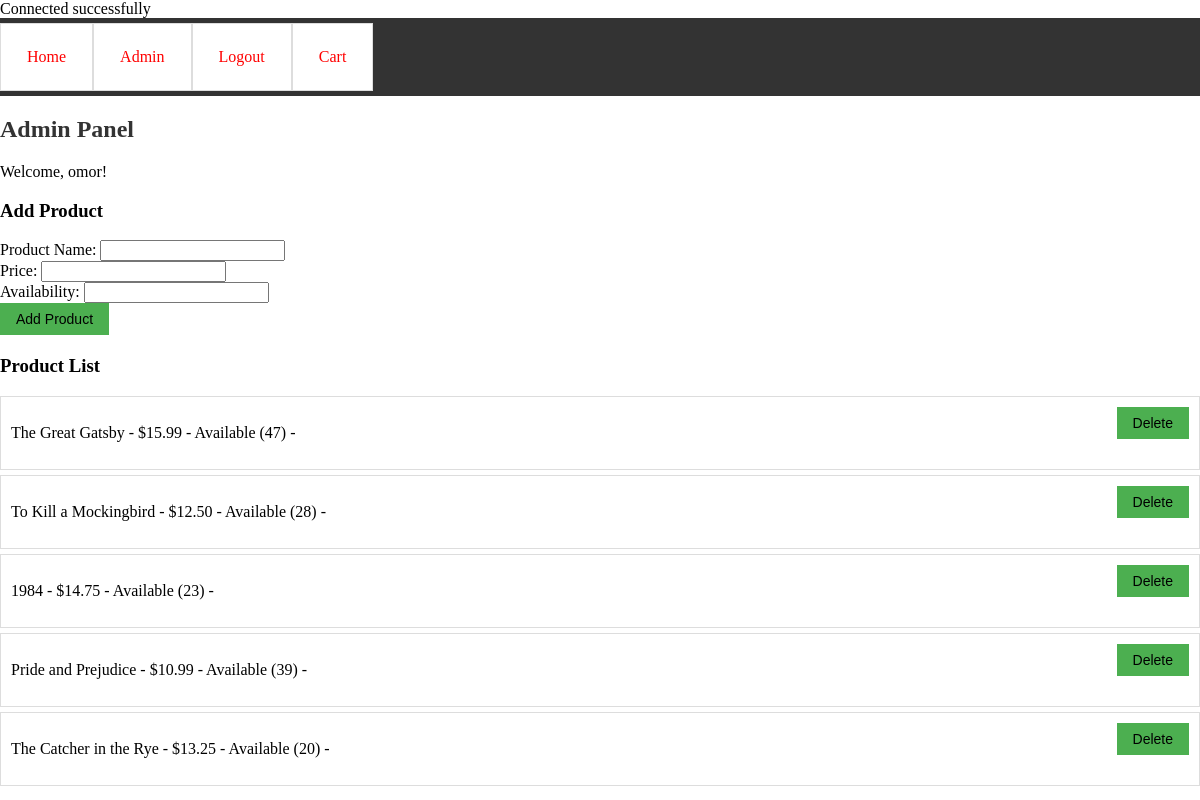
/admin.php (signed in), run on the app's committed database.
### tables this page shows
CREATE TABLE `products` (
  `id` int(11) NOT NULL,
  `name` varchar(100) NOT NULL,
  `price` decimal(10,2) NOT NULL,
  `availability` int(11) NOT NULL
);

### admin.php (the view, shortened to what this page needs)
<?php
require_once('db.php');
$stmt = $con->query("SELECT * FROM products");
$products = $stmt->fetchAll();
?>
<!DOCTYPE html>
<html lang="en">
<head>
    <link rel="stylesheet" href="style.css">
</head>
<body>
    <nav>
        <ul>
            <li><a href="index.php">Home</a></li>
            <?php if (isset($_SESSION['user_id'])): ?>
                <li><a href="admin.php">Admin</a></li>
                <li><a href="logout.php">Logout</a></li>
            <?php else: ?>
                <li><a href="login.php">Login</a></li>
                <li><a href="register.php">Register</a></li>
            <?php endif; ?>
            <li><a href="cart.php">Cart</a></li>
        </ul>
    </nav>
    <h2>Admin Panel</h2>
    <p>Welcome, <?php echo $_SESSION['username']; ?>!</p>
    <h3>Add Product</h3>
    <form action="admin.php" method="post">
        <label for="name">Product Name:</label>
        <input type="text" name="name" required><br>
        <label for="price">Price:</label>
        <input type="text" name="price" required><br>
        <label for="availability">Availability:</label>
        <input type="text" name="availability" required><br>
        <button type="submit" name="add_product">Add Product</button>
    </form>
    <h3>Product List</h3>
    <ul>
        <?php foreach ($products as $product): ?>
            <li>
                <?php echo $product['name']; ?> -
                <?php echo '$' . $product['price']; ?> -
                <?php echo $product['availability'] > 0 ? 'Available (' . $product['availability'] . ')' : 'Out of stock'; ?> -
                <form action="admin.php" method="post" style="display: inline;">
                    <button type="submit" name="delete_product">Delete</button>
                </form>
            </li>
        <?php endforeach; ?>
    </ul>
</body>
</html>

### style.css (style rules this page uses)
body, ul { margin: 0; padding: 0; }
nav { background-color: #333; overflow: hidden; }
nav ul { list-style-type: none; margin: 0; padding: 0; overflow: hidden; }
nav li { float: left; }
nav a { display: block; color: red; text-align: center; padding: 14px 16px; text-decoration: none; }
h2 { color: #333; }
ul { list-style-type: none; padding: 0; }
li { background-color: white; margin: 5px 0; padding: 10px; border: 1px solid #ddd; display: flex; justify-content: space-between; align-items: center; }
button { background-color: #4CAF50; color: black; border: none; padding: 8px 16px; text-align: center; text-decoration: none; display: inline-block; font-size: 14px; cursor: pointer; }
p { margin-top: 10px; }
form { margin-bottom: 20px; }

### data on the page
products: name "The Great Gatsby", price "15.99", availability "47"
products: name "To Kill a Mockingbird", price "12.50", availability "28"
products: name "1984", price "14.75", availability "23"
products: name "Pride and Prejudice", price "10.99", availability "39"
products: name "The Catcher in the Rye", price "13.25", availability "20"

### other printed values
$_SESSION['username'] "omor"
